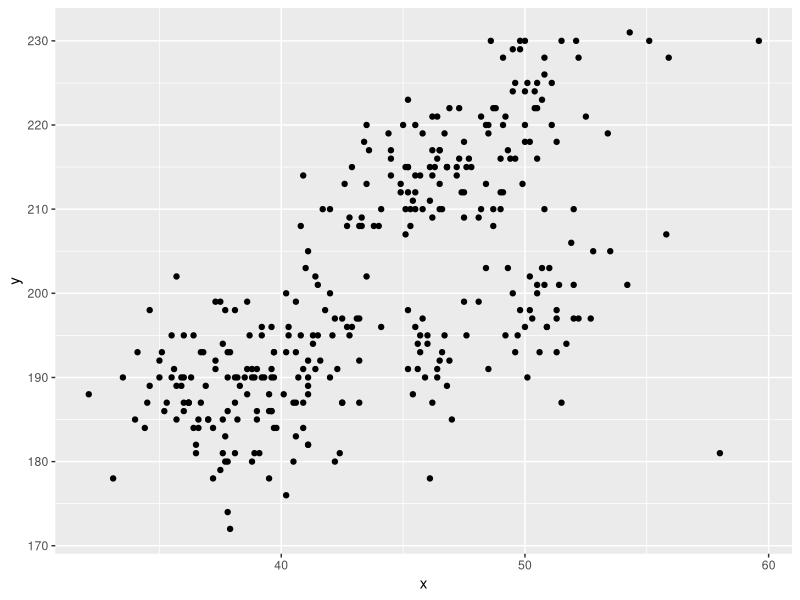
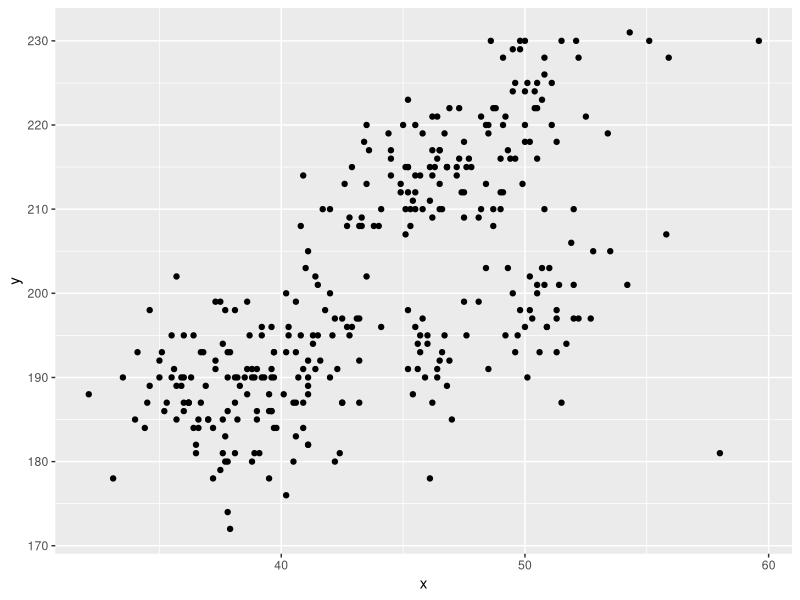

The R script that drew these images, in order:
## ---- chunk 1
library(tidyverse)

## ---- chunk 2
# Create and define the data frame
prob1_df = 
  tibble(
    samp = rnorm(n = 10),
    samp_gt_0 = samp > 0,
    char_vec = c("a", "b", "c", "d", "e", "f", "g", "h","i","j" ),
    factor_vec = factor(c("low", "low", "low", "mod", "mod", "mod", "mod", "high", "high", "high"))
)
# Take a look at 'prob1_df' 
prob1_df
## ---- chunk 3
# pull out the variables and take the mean for each of them

mean(pull(prob1_df, samp))        # mean of the numeric 

mean(pull(prob1_df, samp_gt_0))   # mean of the logical 

mean(pull(prob1_df, char_vec))    # mean of the character 

mean(pull(prob1_df, factor_vec))  # mean of the factor
## ---- chunk 4
# logical -> numeric, and multiply the random sample
as.numeric(pull(prob1_df, samp_gt_0)) * pull(prob1_df, samp)

# logical -> factor, and multiply the random sample
as.factor(pull(prob1_df, samp_gt_0)) * pull(prob1_df, samp)

# logical -> factor -> numeric, and multiply the random samp 
as.numeric(as.factor(pull(prob1_df, factor_vec))) * pull(prob1_df, samp)
## ---- chunk 5
data("penguins", package = "palmerpenguins")
print(penguins) # take a look at the dataset

## ---- chunk 6
plot_fb = tibble(
  x = penguins$bill_length_mm,
  y = penguins$flipper_length_mm
)

ggplot(plot_fb, aes(x = x, y = y)) + geom_point()
ggsave("scatter_plot.pdf", height = 4, width = 6)
